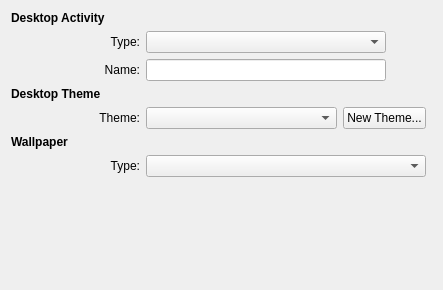
<?xml version="1.0" encoding="UTF-8"?>
<ui version="4.0">
 <class>BackgroundDialog</class>
 <widget class="QWidget" name="BackgroundDialog">
  <property name="geometry">
   <rect>
    <x>0</x>
    <y>0</y>
    <width>443</width>
    <height>290</height>
   </rect>
  </property>
  <property name="sizePolicy">
   <sizepolicy hsizetype="Expanding" vsizetype="Expanding">
    <horstretch>0</horstretch>
    <verstretch>0</verstretch>
   </sizepolicy>
  </property>
  <property name="baseSize">
   <size>
    <width>200</width>
    <height>700</height>
   </size>
  </property>
  <layout class="QGridLayout" name="gridLayout">
   <item row="0" column="0" colspan="4">
    <widget class="QLabel" name="label_5">
     <property name="font">
      <font>
       <weight>75</weight>
       <bold>true</bold>
      </font>
     </property>
     <property name="text">
      <string>Desktop Activity</string>
     </property>
    </widget>
   </item>
   <item row="1" column="0">
    <widget class="QLabel" name="label_4">
     <property name="text">
      <string>Type:</string>
     </property>
     <property name="alignment">
      <set>Qt::AlignRight|Qt::AlignTrailing|Qt::AlignVCenter</set>
     </property>
     <property name="buddy">
      <cstring>m_containmentComboBox</cstring>
     </property>
    </widget>
   </item>
   <item row="1" column="1" colspan="2">
    <layout class="QHBoxLayout" name="horizontalLayout_3">
     <item>
      <widget class="QComboBox" name="m_containmentComboBox">
       <property name="sizePolicy">
        <sizepolicy hsizetype="Expanding" vsizetype="Fixed">
         <horstretch>0</horstretch>
         <verstretch>0</verstretch>
        </sizepolicy>
       </property>
      </widget>
     </item>
     <item>
      <spacer name="horizontalSpacer_2">
       <property name="orientation">
        <enum>Qt::Horizontal</enum>
       </property>
       <property name="sizeType">
        <enum>QSizePolicy::Preferred</enum>
       </property>
       <property name="sizeHint" stdset="0">
        <size>
         <width>40</width>
         <height>20</height>
        </size>
       </property>
      </spacer>
     </item>
    </layout>
   </item>
   <item row="2" column="0">
    <widget class="QLabel" name="label_6">
     <property name="text">
      <string>Name:</string>
     </property>
     <property name="alignment">
      <set>Qt::AlignRight|Qt::AlignTrailing|Qt::AlignVCenter</set>
     </property>
     <property name="buddy">
      <cstring>m_activityName</cstring>
     </property>
    </widget>
   </item>
   <item row="2" column="1" colspan="2">
    <layout class="QHBoxLayout" name="horizontalLayout_2">
     <item>
      <widget class="QLineEdit" name="m_activityName"/>
     </item>
     <item>
      <spacer name="horizontalSpacer">
       <property name="orientation">
        <enum>Qt::Horizontal</enum>
       </property>
       <property name="sizeType">
        <enum>QSizePolicy::Preferred</enum>
       </property>
       <property name="sizeHint" stdset="0">
        <size>
         <width>40</width>
         <height>20</height>
        </size>
       </property>
      </spacer>
     </item>
    </layout>
   </item>
   <item row="3" column="0" colspan="3">
    <widget class="QLabel" name="label_2">
     <property name="font">
      <font>
       <weight>75</weight>
       <bold>true</bold>
      </font>
     </property>
     <property name="text">
      <string>Desktop Theme</string>
     </property>
    </widget>
   </item>
   <item row="4" column="0">
    <widget class="QLabel" name="label_3">
     <property name="minimumSize">
      <size>
       <width>129</width>
       <height>0</height>
      </size>
     </property>
     <property name="text">
      <string>Theme:</string>
     </property>
     <property name="alignment">
      <set>Qt::AlignRight|Qt::AlignTrailing|Qt::AlignVCenter</set>
     </property>
     <property name="buddy">
      <cstring>m_theme</cstring>
     </property>
    </widget>
   </item>
   <item row="4" column="1">
    <widget class="QComboBox" name="m_theme">
     <property name="sizePolicy">
      <sizepolicy hsizetype="Expanding" vsizetype="Fixed">
       <horstretch>0</horstretch>
       <verstretch>0</verstretch>
      </sizepolicy>
     </property>
    </widget>
   </item>
   <item row="4" column="2">
    <widget class="QPushButton" name="m_newThemeButton">
     <property name="enabled">
      <bool>true</bool>
     </property>
     <property name="text">
      <string>New Theme...</string>
     </property>
    </widget>
   </item>
   <item row="5" column="0" colspan="3">
    <widget class="QLabel" name="m_wallpaperLabel">
     <property name="sizePolicy">
      <sizepolicy hsizetype="Expanding" vsizetype="Preferred">
       <horstretch>0</horstretch>
       <verstretch>0</verstretch>
      </sizepolicy>
     </property>
     <property name="font">
      <font>
       <weight>75</weight>
       <bold>true</bold>
      </font>
     </property>
     <property name="text">
      <string>Wallpaper</string>
     </property>
    </widget>
   </item>
   <item row="6" column="0" colspan="3">
    <widget class="QWidget" name="m_wallpaperGroup" native="true">
     <layout class="QVBoxLayout" name="verticalLayout">
      <property name="margin">
       <number>0</number>
      </property>
      <item>
       <layout class="QHBoxLayout" name="horizontalLayout">
        <item>
         <widget class="QLabel" name="m_wallpaperTypeLabel">
          <property name="minimumSize">
           <size>
            <width>129</width>
            <height>0</height>
           </size>
          </property>
          <property name="text">
           <string>Type:</string>
          </property>
          <property name="alignment">
           <set>Qt::AlignRight|Qt::AlignTrailing|Qt::AlignVCenter</set>
          </property>
          <property name="buddy">
           <cstring>m_wallpaperMode</cstring>
          </property>
         </widget>
        </item>
        <item>
         <widget class="QComboBox" name="m_wallpaperMode">
          <property name="sizePolicy">
           <sizepolicy hsizetype="Expanding" vsizetype="Fixed">
            <horstretch>1</horstretch>
            <verstretch>0</verstretch>
           </sizepolicy>
          </property>
          <property name="minimumSize">
           <size>
            <width>150</width>
            <height>0</height>
           </size>
          </property>
         </widget>
        </item>
       </layout>
      </item>
      <item>
       <widget class="QWidget" name="m_wallpaperConfig" native="true">
        <property name="sizePolicy">
         <sizepolicy hsizetype="Expanding" vsizetype="Expanding">
          <horstretch>0</horstretch>
          <verstretch>0</verstretch>
         </sizepolicy>
        </property>
       </widget>
      </item>
     </layout>
    </widget>
   </item>
   <item row="7" column="1">
    <spacer name="verticalSpacer">
     <property name="orientation">
      <enum>Qt::Vertical</enum>
     </property>
     <property name="sizeHint" stdset="0">
      <size>
       <width>20</width>
       <height>64</height>
      </size>
     </property>
    </spacer>
   </item>
  </layout>
 </widget>
 <resources/>
 <connections/>
</ui>
